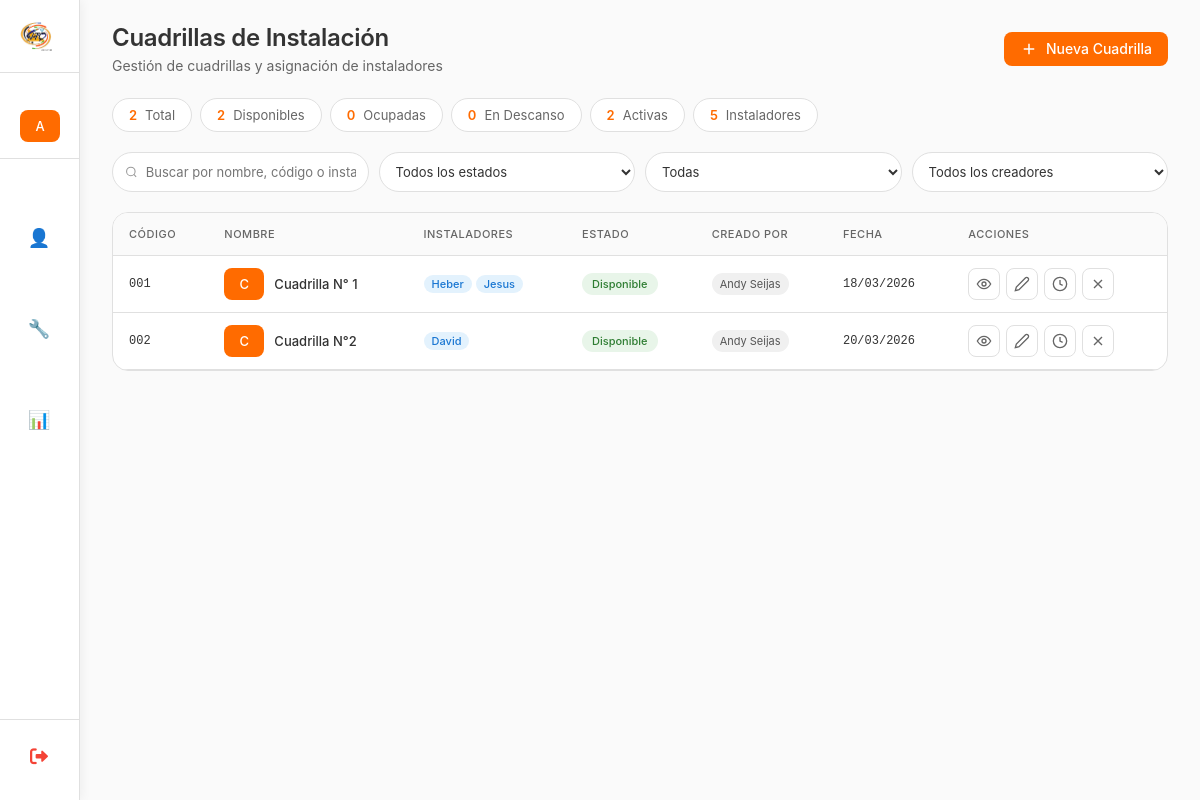
Before: /listar/cuadrilla/ (signed in) with the older database file.
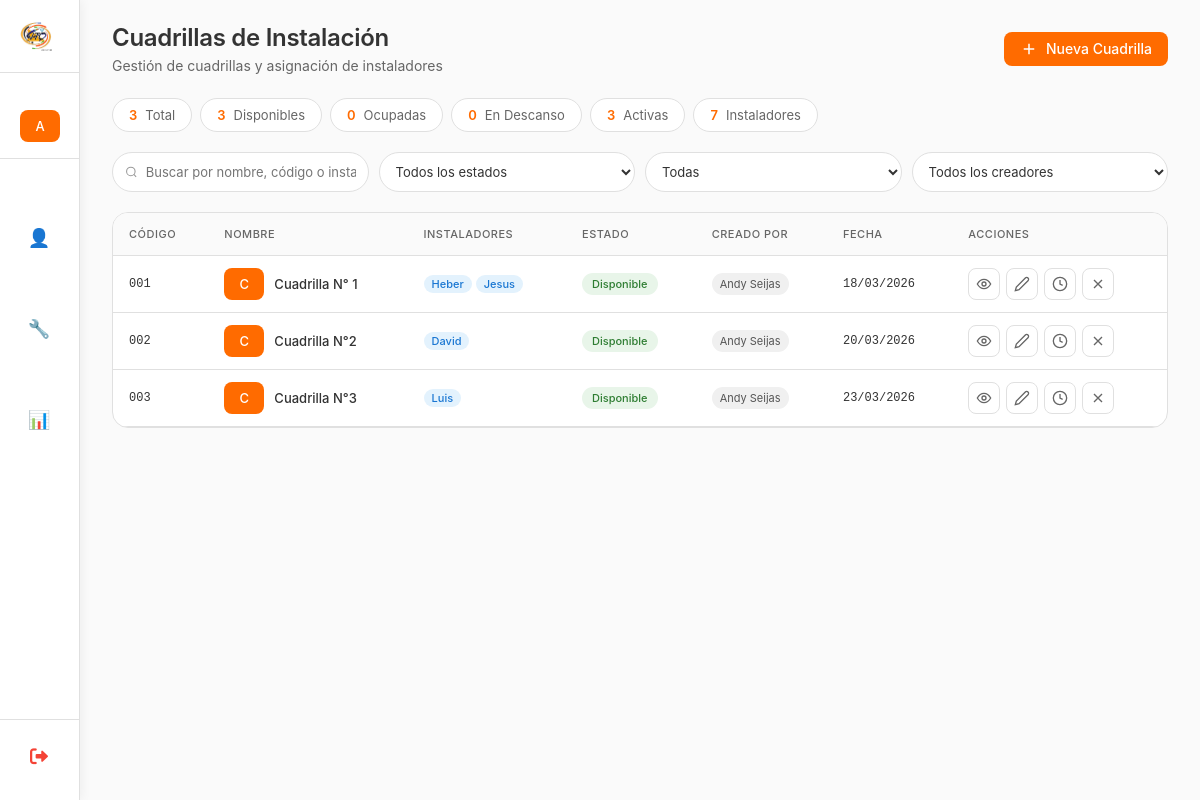
After: the same page with the newer database file.
### myapp/models.py (models this page shows, shortened)
class Cuadrilla(models.Model):
    class EstadoCuadrilla(models.TextChoices):
        DISPONIBLE = 'DISPONIBLE', 'Disponible'
        OCUPADO = 'OCUPADO', 'Ocupado'
        EN_DESCANSO = 'DESCANSO', 'En Descanso'
        INACTIVO = 'INACTIVO', 'Inactivo'
    nombre = models.CharField(
        max_length=100,
        unique=True,
        verbose_name="Nombre de la Cuadrilla"
    )
    codigo = models.CharField(
        max_length=20,
        unique=True,
        verbose_name="Código de Cuadrilla",
        help_text="Ej: C001, INST-001"
    )
    instaladores = models.ManyToManyField(
        'PerfilUsuario',
        related_name='cuadrillas',
        verbose_name="Instaladores",
        blank=True
    )
    estado = models.CharField(
        max_length=20,
        choices=EstadoCuadrilla.choices,
        default=EstadoCuadrilla.DISPONIBLE,
        verbose_name="Estado de la Cuadrilla",
        db_index=True
    )
    fecha_creacion = models.DateTimeField(
        auto_now_add=True,
        verbose_name="Fecha de creación"
    )
    fecha_actualizacion = models.DateTimeField(
        auto_now=True,
        verbose_name="Última actualización"
    )
    creado_por = models.ForeignKey(
        User,
        on_delete=models.SET_NULL,
        null=True,
        blank=True,
        related_name='cuadrillas_creadas',
        verbose_name="Creado por"
    )
    activo = models.BooleanField(
        default=True,
        verbose_name="Activo"
    )
    class Meta:
        verbose_name = "Cuadrilla"
        verbose_name_plural = "Cuadrillas"
        ordering = ['nombre']
        indexes = [
            models.Index(fields=['estado']),
            models.Index(fields=['activo']),
            models.Index(fields=['codigo']),
        ]

class PerfilUsuario(models.Model):
    usuario = models.OneToOneField(
        User,
        on_delete=models.CASCADE,
        related_name='perfil',
        verbose_name="Usuario"
    )
    cedula = models.PositiveIntegerField(
        verbose_name="Cédula de Identidad",
        unique=True,
        null=True,
        blank=True
    )
    telefono = models.CharField(
        max_length=20,
        verbose_name="Teléfono",
        blank=True,
        null=True
    )
    activo = models.BooleanField(  # Campo nuevo
        default=True,
        verbose_name="Activo"
    )
    class Meta:
        verbose_name = "Perfil de Usuario"
        verbose_name_plural = "Perfiles de Usuarios"

### myapp/views_admin.py (the view, shortened to what this page needs)
# urls.py: path('listar/cuadrilla/',lista_cuadrillas, name='lista_cuadrillas'),
@login_required
def lista_cuadrillas(request):
    busqueda = request.GET.get('busqueda', '')
    estado = request.GET.get('estado', '')
    activo_filtro = request.GET.get('activo', '')
    creador_filtro = request.GET.get('creador', '')
    cuadrillas = Cuadrilla.objects.all().select_related(
        'creado_por'
    ).prefetch_related(
        'instaladores__usuario'  # Esto carga los instaladores y sus usuarios
    )
    print(f"DEBUG - Total cuadrillas: {cuadrillas.count()}")
    for c in cuadrillas:
        print(f"Cuadrilla {c.nombre}: {c.instaladores.count()} instaladores")
        for i in c.instaladores.all():
            print(f"  - {i.usuario.get_full_name()}")
    if estado:
        cuadrillas = cuadrillas.filter(estado=estado)
    if activo_filtro == 'activas':
        cuadrillas = cuadrillas.filter(activo=True)
    elif activo_filtro == 'inactivas':
        cuadrillas = cuadrillas.filter(activo=False)
    if creador_filtro:
        cuadrillas = cuadrillas.filter(creado_por__username=creador_filtro)
    total_cuadrillas = Cuadrilla.objects.all().count()
    disponibles = Cuadrilla.objects.filter(estado='DISPONIBLE', activo=True).count()
    ocupadas = Cuadrilla.objects.filter(estado='OCUPADO', activo=True).count()
    descanso = Cuadrilla.objects.filter(estado='DESCANSO', activo=True).count()
    activas = Cuadrilla.objects.filter(activo=True).count()
    total_instaladores = PerfilUsuario.objects.filter().count()
    creadores = User.objects.filter(cuadrillas_creadas__isnull=False).distinct()
    paginator = Paginator(cuadrillas, 5)
    page = request.GET.get('page', 1)
    page_obj = paginator.get_page(page)
    es_admin = request.user.is_superuser or (hasattr(request.user, 'perfil') and request.user.perfil.rol == 'ADMIN')
    context = {
        'page_obj': page_obj,
        'total_cuadrillas': total_cuadrillas,
        'disponibles': disponibles,
        'ocupadas': ocupadas,
        'descanso': descanso,
        'activas': activas,
        'total_instaladores': total_instaladores,
        'estados': Cuadrilla.EstadoCuadrilla.choices,
        'es_admin': es_admin,
        'creadores': creadores,
        'busqueda': busqueda,
        'estado': estado,
        'activo_filtro': activo_filtro,
        'creador_filtro': creador_filtro,
    }
    return render(request, 'Admin/cuadrilla/listar_cuadrillas.html', context)

### myapp/templates/Admin/cuadrilla/listar_cuadrillas.html (shortened to what this page needs)
{% extends 'Inicio_De_Sesion/base.html' %}
{% load static %}
{% block page_title %}Cuadrillas de Instalación{% endblock %}
{% block page_subtitle %}Gestión de cuadrillas y asignación de instaladores{% endblock %}
{% block header_actions %}
<a href="{% url 'crear_cuadrilla' %}" class="btn-orange">
    <svg width="18" height="18" viewBox="0 0 24 24" fill="none" stroke="currentColor" stroke-width="2">
        <path d="M12 5v14M5 12h14"/>
    </svg>
    Nueva Cuadrilla
</a>
{% endblock %}
{% block content %}
<div class="stats-grid">
    <div class="stat-card">
        <span class="stat-value">{{ total_cuadrillas|default:0 }}</span>
        <span class="stat-label">Total</span>
    </div>
    <div class="stat-card">
        <span class="stat-value">{{ disponibles|default:0 }}</span>
        <span class="stat-label">Disponibles</span>
    </div>
    <div class="stat-card">
        <span class="stat-value">{{ ocupadas|default:0 }}</span>
        <span class="stat-label">Ocupadas</span>
    </div>
    <div class="stat-card">
        <span class="stat-value">{{ descanso|default:0 }}</span>
        <span class="stat-label">En Descanso</span>
    </div>
    <div class="stat-card">
        <span class="stat-value">{{ activas|default:0 }}</span>
        <span class="stat-label">Activas</span>
    </div>
    <div class="stat-card">
        <span class="stat-value">{{ total_instaladores|default:0 }}</span>
        <span class="stat-label">Instaladores</span>
    </div>
</div>
<div class="filters-container">
    <div class="filters-grid">
        <div class="search-box">
            <svg width="14" height="14" viewBox="0 0 24 24" fill="none" stroke="#999" stroke-width="2">
                <circle cx="11" cy="11" r="8"/>
                <path d="M21 21l-4.35-4.35"/>
            </svg>
            <input type="text" placeholder="Buscar por nombre, código o instalador..."
                   id="searchInput" value="{{ busqueda }}">
        </div>
        <select id="filterEstado" class="filter-select">
            <option value="">Todos los estados</option>
        </select>
        <select id="filterActivo" class="filter-select">
            <option value="">Todas</option>
        </select>
        {% if es_admin %}
        <select id="filterCreador" class="filter-select">
            <option value="">Todos los creadores</option>
        </select>
        {% endif %}
    </div>
</div>
<div class="desktop-view">
    <div class="table-container">
        <table class="table">
            <thead>
                <tr>
                    <th>Código</th>
                    <th>Nombre</th>
                    <th>Instaladores</th>
                    <th>Estado</th>
                    <th>Creado por</th>
                    <th>Fecha</th>
                    <th>Acciones</th>
                </tr>
            </thead>
            <tbody>
                {% for cuadrilla in page_obj %}
                <tr class="{% if not cuadrilla.activo %}inactivo{% endif %}">
                    <td class="codigo-cell">{{ cuadrilla.codigo }}</td>
                    <td>
                        <div class="user-cell">
                            <span class="user-avatar">{{ cuadrilla.nombre|first|upper }}</span>
                            <div>
                                <div class="user-name">{{ cuadrilla.nombre }}</div>
                            </div>
                        </div>
                    </td>
                    <td>
                        {% if cuadrilla.instaladores.all %}
                            <div class="instaladores-tags">
                                {% for instalador in cuadrilla.instaladores.all %}
                                    <span class="instalador-tag" title="{{ instalador.usuario.get_full_name }} - {{ instalador.telefono }}">
                                        {{ instalador.usuario.first_name|default:instalador.usuario.username }}
                                    </span>
                                {% endfor %}
                            </div>
                        {% else %}
                            <span class="badge badge-secondary">Sin instaladores</span>
                        {% endif %}
                    </td>
                    <td>
                        <span class="badge
                            {% if cuadrilla.estado == 'DISPONIBLE' %}badge-success
                            {% elif cuadrilla.estado == 'OCUPADO' %}badge-danger
                            {% elif cuadrilla.estado == 'DESCANSO' %}badge-warning
                            {% else %}badge-secondary{% endif %}">
                            {{ cuadrilla.get_estado_display }}
                        </span>
                    </td>
                    <td>
                        <span class="creador-badge">
                            {{ cuadrilla.creado_por.get_full_name|default:cuadrilla.creado_por.username|default:"Sistema" }}
                        </span>
                    </td>
                    <td class="fecha-cell">{{ cuadrilla.fecha_creacion|date:"d/m/Y" }}</td>
                    <td>
                        <div class="actions">
                            <button class="action-btn" onclick="verCuadrilla({{ cuadrilla.id }})" title="Ver detalles">
                                <svg width="16" height="16" viewBox="0 0 24 24" fill="none" stroke="currentColor" stroke-width="2">
                                    <circle cx="12" cy="12" r="3"/>
                                    <path d="M22 12c-2.667 4.667-6 7-10 7s-7.333-2.333-10-7c2.667-4.667 6-7 10-7s7.333 2.333 10 7z"/>
                                </svg>
                            </button>
                            <a href="{% url 'editar_cuadrilla' cuadrilla.id %}" class="action-btn" title="Editar">
                                <svg width="16" height="16" viewBox="0 0 24 24" fill="none" stroke="currentColor" stroke-width="2">
                                    <path d="M17 3a2.828 2.828 0 1 1 4 4L7.5 20.5 2 22l1.5-5.5L17 3z"/>
                                </svg>
                            </a>
                            {% if cuadrilla.activo %}
                            <button class="action-btn" onclick="cambiarEstado({{ cuadrilla.id }}, '{{ cuadrilla.estado }}')" title="Cambiar estado">
                                <svg width="16" height="16" viewBox="0 0 24 24" fill="none" stroke="currentColor" stroke-width="2">
                                    <circle cx="12" cy="12" r="10"/>
                                    <path d="M12 6v6l4 2"/>
                                </svg>
                            </button>
                            <button class="action-btn" onclick="confirmarDesactivar({{ cuadrilla.id }}, '{{ cuadrilla.nombre }}')" title="Desactivar">
                                <svg width="16" height="16" viewBox="0 0 24 24" fill="none" stroke="currentColor" stroke-width="2">
                                    <path d="M18 6L6 18M6 6l12 12"/>
                                </svg>
                            </button>
                            {% endif %}
                        </div>
                    </td>
                </tr>
                {% empty %}
                <tr>
                    <td colspan="7" class="empty">No hay cuadrillas registradas</td>
                </tr>
                {% endfor %}
            </tbody>
        </table>
    </div>
</div>
{% endblock %}

### myapp/templates/Inicio_De_Sesion/base.html (shortened to what this page needs)
{% load static %}
<!DOCTYPE html>
<html lang="es">
<head>
    <link rel="stylesheet" href="https://cdnjs.cloudflare.com/ajax/libs/font-awesome/6.0.0/css/all.min.css">
</head>
<body>
    <div class="dashboard">
        <div class="sidebar" id="sidebar">
            <div class="logo-area" onclick="window.location.href='/'">
                <img src="{% static 'cd.png' %}" alt="VTC" class="logo">
            </div>
            <div class="user-info">
                <div class="user-avatar">
                    {{ user.username|first|upper }}
                </div>
            </div>
            <div class="menu">
                <div class="menu-item" onclick="toggleSubmenu(this, 'vendedorSubmenu')">
                    <span class="menu-icon">👤</span>
                </div>
                {% if user.groups.all.0.name == 'Instalador' or user.groups.all.0.name == 'Administrador' or user.is_superuser %}
                <div class="menu-item" onclick="toggleSubmenu(this, 'instaladorSubmenu')">
                    <span class="menu-icon">🔧</span>
                </div>
                {% endif %}
                {% if user.is_superuser or user.groups.all.0.name == 'Administrador' %}
                <div class="menu-item" onclick="window.location.href='{% url 'panel_administrativo' %}'">
                    <span class="menu-icon">📊</span>
                </div>
                {% endif %}
            </div>
            <div class="sidebar-footer">
                <a href="{% url 'logout' %}" class="logout-sidebar" onclick="return confirm('¿Estás seguro que deseas cerrar sesión?')">
                    <i class="fas fa-sign-out-alt"></i>
                </a>
            </div>
        </div>
        <div class="main-content" id="mainContent">
            <div class="content-header">
                <div class="page-title">
                    <h1>{% block page_title %}Dashboard{% endblock %}</h1>
                    <p>{% block page_subtitle %}{{ current_date|default:"11 mar 2026" }} · Bienvenido de vuelta{% endblock %}</p>
                </div>
                <div class="header-actions">
                    {% block header_actions %}{% endblock %}
                </div>
            </div>
            {% block content %}{% endblock %}
        </div>
    </div>
</body>
</html>

Changed rows visible on the page:
added Cuadrilla: codigo "003", nombre|first "C", nombre "Cuadrilla N°3", estado "Disponible", creado_por.get_full_name "Andy Seijas", fecha_creacion "23/03/2026"
added PerfilUsuario: usuario.first_name "Luis", shown under "003"
Other visible differences:
{{ total_cuadrillas|default:0 }}: "2" → "3"
{{ disponibles|default:0 }}: "2" → "3"
{{ activas|default:0 }}: "2" → "3"
{{ total_instaladores|default:0 }}: "5" → "7"
